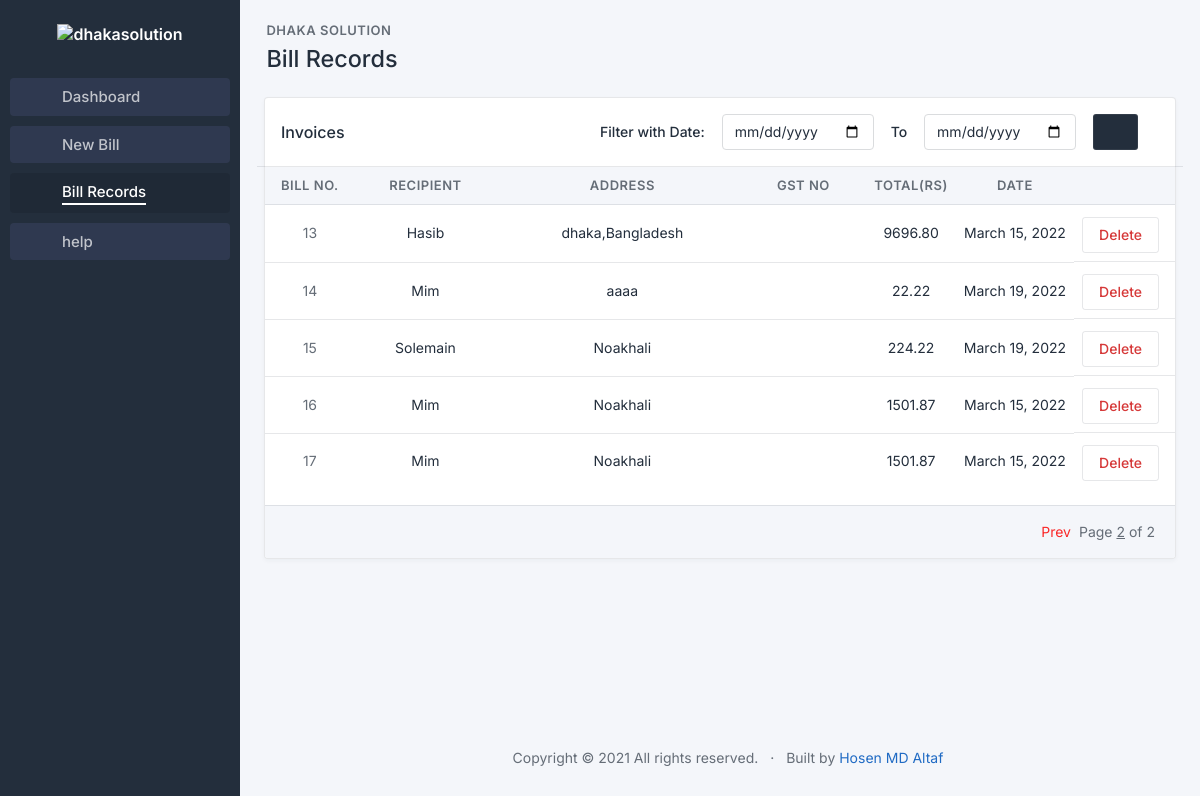
/records?page=2, run on an earlier commit of the app's database.
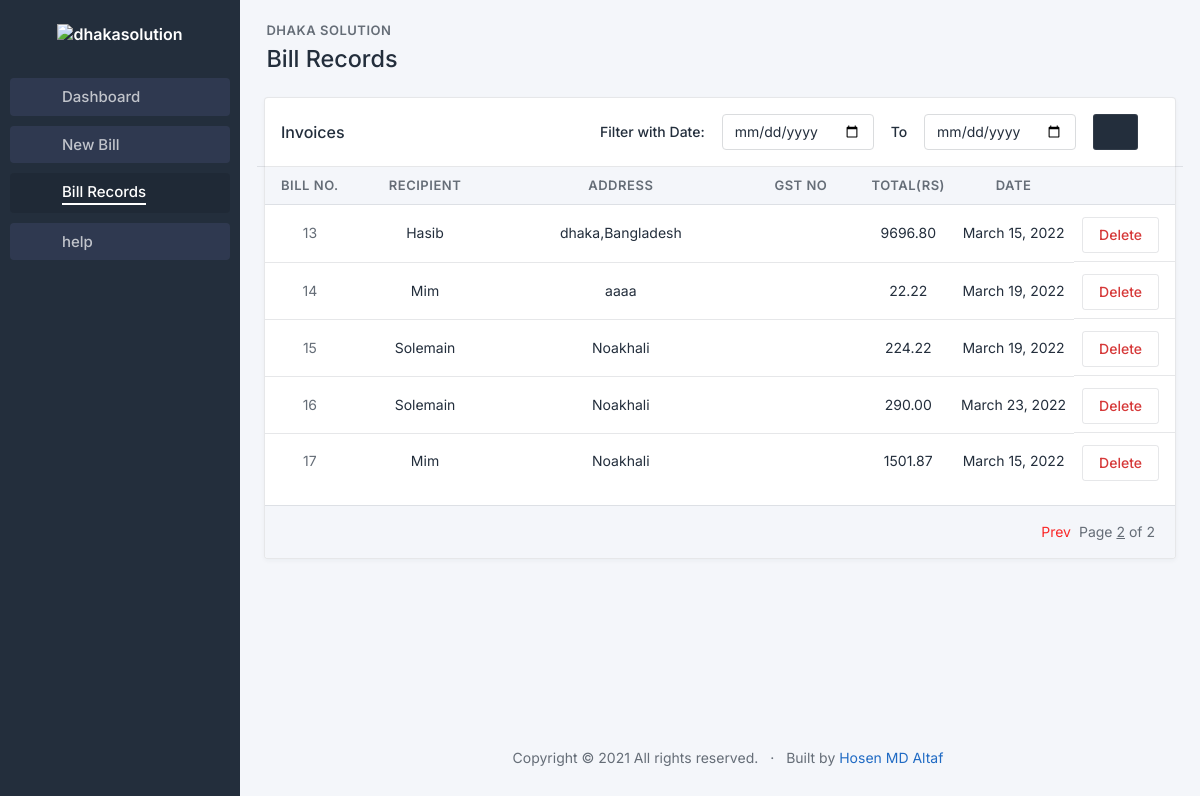
And on a later commit of the database.
### billmanage/models.py (models this page shows)
class bill(models.Model):
    billno = models.IntegerField(primary_key= True, null=False, blank=False)
    date = models.DateField(default=timezone.now, null=False, blank=False)
    recipient = models.TextField(null=False, blank=False, max_length=100)
    address = models.TextField(null=False, blank=False, max_length=200)
    GSTno = models.CharField(null=False, blank=False, max_length=15)
    cgst = models.IntegerField(null=False, blank=False)
    sgst = models.IntegerField(null=True, blank=True)
    total = models.DecimalField(null=False, blank=False, max_digits=12, decimal_places=2)
    grandtotal = models.DecimalField(null=False, blank=False, max_digits=12, decimal_places=2)
    notice = models.TextField(null=True, blank=True)
    email = models.EmailField(null=True, blank=True)
    phone = models.CharField(null=True, blank=True,max_length=30)

### billmanage/views.py (the view)
# urls.py: path('records', billviews.records, name='records'),
def records(request):
    if request.method=='POST':
        startingdate = request.POST['start']
        enddate = request.POST['end']
        if startingdate and enddate:
            billobj = bill.objects.filter(date__range=[startingdate, enddate])
        else:
            billobj = bill.objects.all()
    else:
        billobj = bill.objects.all()
    paginator = Paginator(billobj, 10)
    page_number = request.GET.get('page')
    try:
        bills = paginator.page(page_number)
    except PageNotAnInteger:
        bills = paginator.page(1)
    except EmptyPage:
        bills = paginator.page(paginator.num_pages)
    return render(request, 'billmanage/records.html', {'bills': bills})

### billmanage/templates/billmanage/records.html (shortened to what the changed rows need)
{% load static %}
<!doctype html>
<html lang="en">
  <head>
    <link href="{% static 'css/tabler.min.css' %}" rel="stylesheet"/>
    <link href="{% static 'css/tabler-flags.min.css' %}" rel="stylesheet"/>
    <link href="{% static 'css/tabler-payments.min.css' %}" rel="stylesheet"/>
    <link href="{% static 'css/tabler-vendors.min.css' %}" rel="stylesheet"/>
    <link href="{% static 'css/demo.min.css' %}" rel="stylesheet"/>
    <link href="{% static 'typicons.font-2.1.2/src/font/typicons.css' %}" rel="stylesheet"/>
  </head>
  <body class="antialiased">
    <div class="page">
      <aside class="navbar navbar-vertical navbar-expand-lg navbar-dark">
        <div class="container-fluid">
          <h1 class="navbar-brand navbar-brand-autodark">
            <a href=".">
              <img src="https://dhakasolution.com/img/logo.png" width="auto" height="50" alt="dhakasolution" class="mt-2">
            </a>
          </h1>
        </div>
      </aside>
      <div class="content">
        <div class="container-xl">
			<div class="page-header d-print-none">
			  <div class="row align-items-center">
				<div class="col" style="zoom: 130%;">
					  <h2 class="page-title">
						Bill Records
					  </h2>
				</div>
			  </div>
			</div>
			<div class="card">
                <div class="table-responsive" >
                  <table class="table card-table table-vcenter text-nowrap datatable">
                    <thead>
                        <tr class="text-center">
                            <th style="width: 4 rem; font-size: 13px;">Bill No.</th>
                            <th style="width: 10rem; font-size: 13px;">Recipient</th>
                            <th style="width: 15rem;overflow-wrap: break-word;font-size: 13px;">Address</th>
                            <th style="width: 8rem;font-size: 13px;">GST no</th>
                            <th style="font-size: 13px;">Total(Rs)</th>
                            <th style="font-size: 13px;">Date</th>
                            <th></th>
                          </tr>
                    </thead>
                    <tbody class="text-center">
                    {% for bill in bills%}
                      <tr>
                        <td style="width: 5rem;"><span class="text-muted">{{bill.billno}}</span></td>
                        <td style="width: 10rem;"><a href="{% url 'invoice' billno=bill.billno %}" class="text-reset" tabindex="-1">{{bill.recipient}}</a></td>
                        <td style="width: 15rem;overflow-wrap: break-word;">{{bill.address}}</td>
                        <td style="width: 8rem;">{{bill.GSTno}}</td>
                        <td>{{bill.grandtotal}}</td>
                        <td>{{bill.date}}</td>
                        <td class="text-end d-flex" style="justify-content: space-around;">
                            <a  href="{% url 'delete' billno=bill.billno %}" style="text-decoration: none;"><button class="btn btn-outline-red pl-2 pr-2 mt-1" >Delete</button></a>
                        </td>
                      </tr>
                    {% endfor %}
                    </tbody>
                  </table>
                </div>
              </div>
		  </div>
      </div>
    </div>
  </body>
</html>

What changed in the data, as far as the page shows it:
changed bill id 16: recipient "Mim" → "Solemain"; grandtotal "1501.87" → "290.00"; date "March 15, 2022" → "March 23, 2022"
